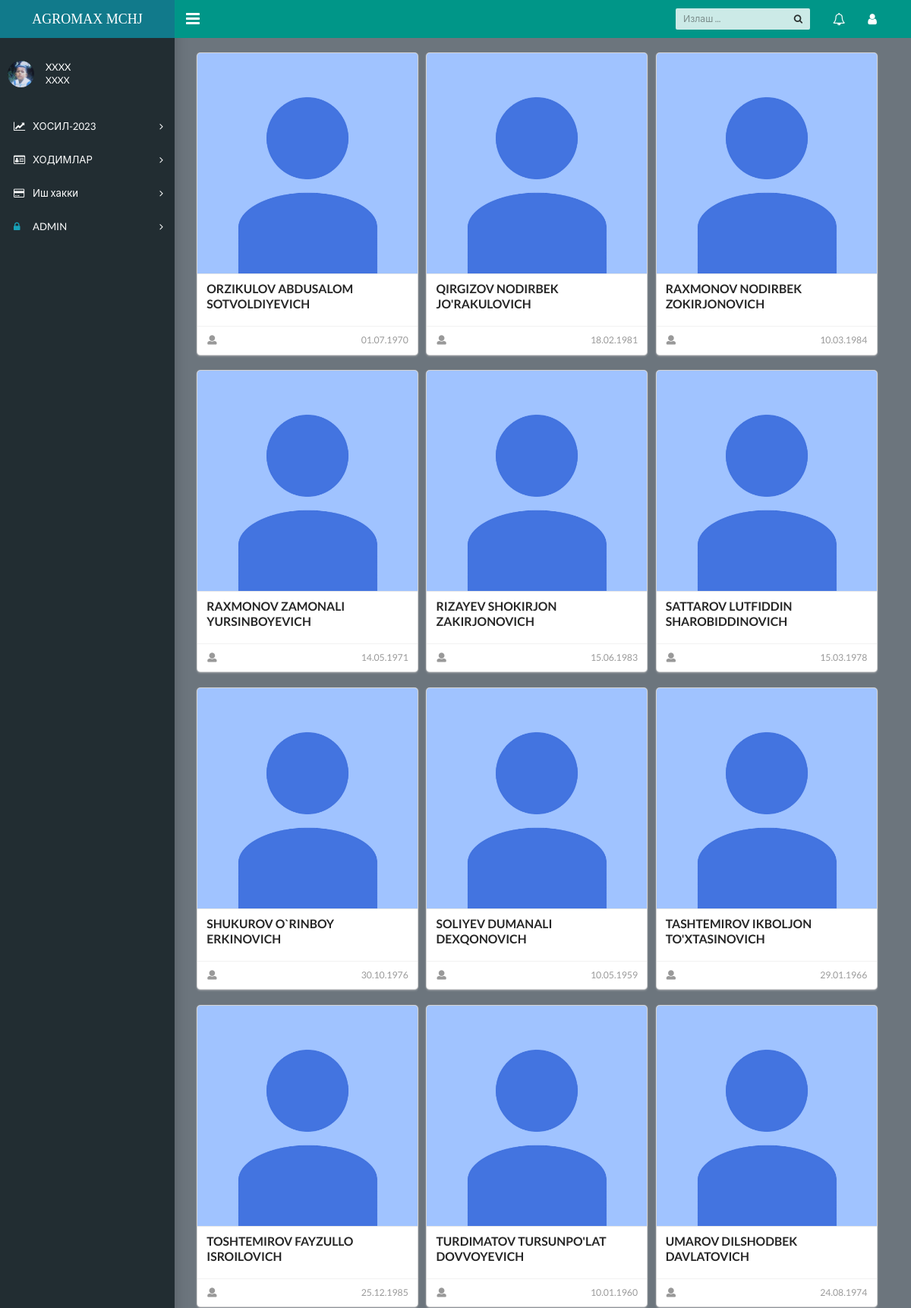
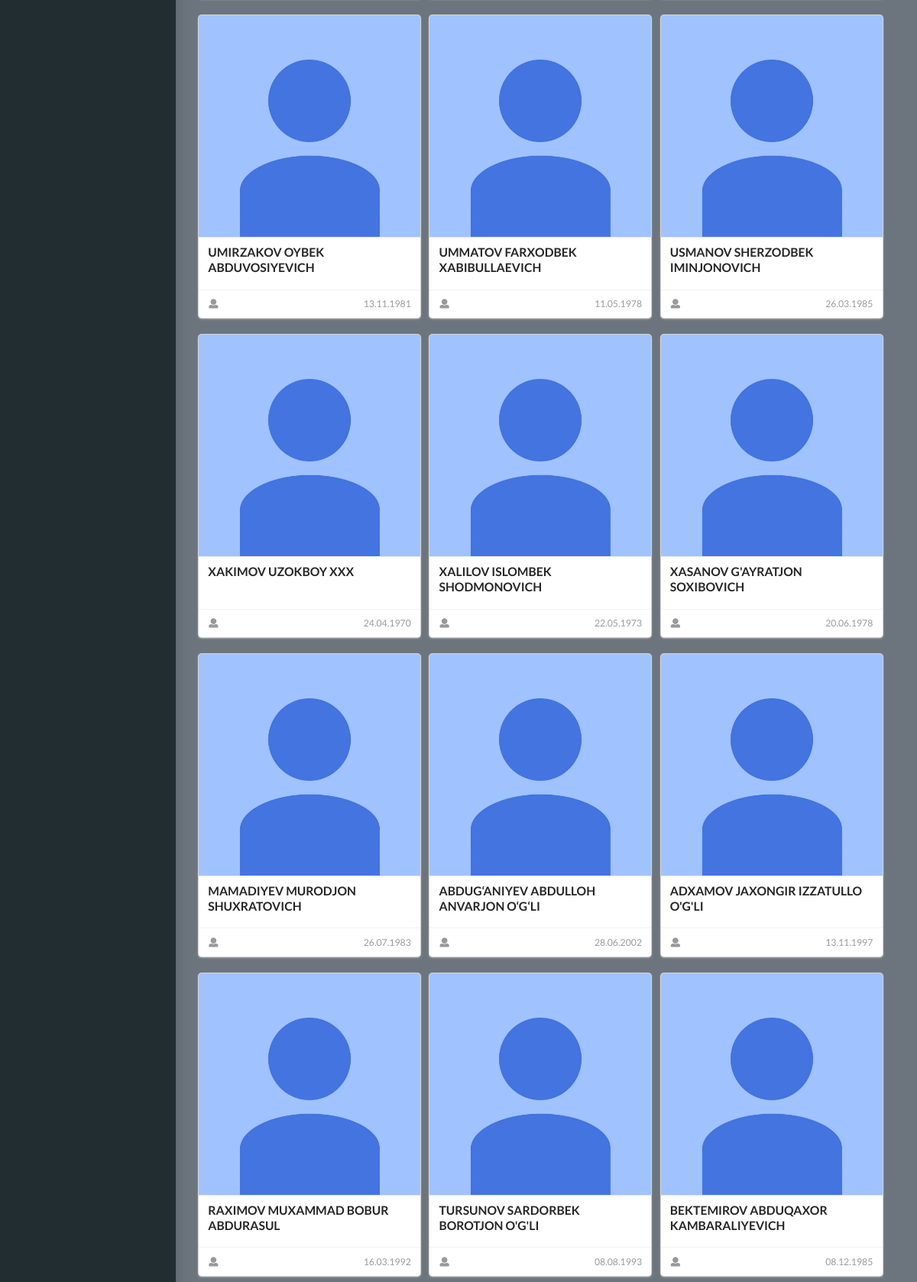
The app's page /kadr/ (signed in, upper part) with its own data (2 pictures, top to bottom).
### login/models.py (models this page shows)
class Profile(models.Model):
    user=models.OneToOneField(User,on_delete=models.CASCADE,unique=True)
    shtat=models.ForeignKey('shtat',on_delete=models.PROTECT)
    firs_name=models.CharField(max_length=20,blank=True,default='XXXX')
    last_name=models.CharField(max_length=20,blank=True,default='XXXX')
    pic=models.ImageField(upload_to=get_image_path,default='img/default.jpg')

### homes/models.py (models this page shows, shortened)
class Hodim(models.Model):
    f_name=models.CharField(max_length=100)
    l_name=models.CharField(max_length=100)
    full_name=models.CharField(max_length=100)
    bolim=models.ForeignKey('Bolim',on_delete=models.PROTECT,null=True,blank=True)
    lavozim=models.ForeignKey('Lavozim',on_delete=models.PROTECT,null=True,blank=True)
    birthday=models.DateField()
    jshir=models.CharField(max_length=14)
    pasport=models.CharField(max_length=9,null=True,blank=True)
    karta=models.CharField(max_length=16,null=True,blank=True)
    mudati=models.CharField(max_length=5,null=True,blank=True)
    pic=models.ImageField(upload_to=get_image_path,default='default/avatar.png')

### login/views.py (the view)
# urls.py: path('kadr/',kadr,name='kadr'),
@login_required(login_url='login')
def kadr(request):
    kadr=Hodim.objects.all().order_by('bolim')
    context={"kadr":kadr}
    return render(request,'kadr/kadr-inc.html',context)

### templates/kadr/kadr-inc.html (shortened to what this page needs)
{% extends 'homes/dashboard.html' %}
{% load static %}
{% block content %}
<main class="app-content bg-secondary">
  <div class="app-title  bg-transparent">
    {% include 'kadr/kadr.html' %}
  </div>
</main>
{% endblock %}

### templates/homes/dashboard.html (shortened to what this page needs)
{% load static %}
<!DOCTYPE html>
<html lang="en">
  <head>
    <link rel="stylesheet" href="https://cdnjs.cloudflare.com/ajax/libs/semantic-ui/2.5.0/semantic.min.css" />
    <link rel="stylesheet" type="text/css" href="{% static 'css/main.css' %}">
    <link rel="stylesheet" type="text/css" href="https://maxcdn.bootstrapcdn.com/font-awesome/4.7.0/css/font-awesome.min.css">
  </head>
  <body class="app sidebar-mini">
    <header class="app-header"><a class="app-header__logo bg-info" href="{% url 'home' %}">AGROMAX MCHJ</a>
      <a class="app-sidebar__toggle" href="#" data-toggle="sidebar" aria-label="Hide Sidebar"></a>
      <ul class="app-nav">
        <li class="app-search">
          <input class="app-search__input" type="search" placeholder="Излаш ...">
          <button class="app-search__button"><i class="fa fa-search"></i></button>
        </li>
        <li class="dropdown"><a class="app-nav__item" href="#" data-toggle="dropdown" aria-label="Show notifications"><i class="fa fa-bell-o fa-lg"></i></a>
        </li>
        <li class="dropdown"><a class="app-nav__item" href="#" data-toggle="dropdown" aria-label="Open Profile Menu"><i class="fa fa-user fa-lg"></i></a>
        </li>
      </ul>
    </header>
    <aside class="app-sidebar">
      <div class="app-sidebar__user"><img class="app-sidebar__user-avatar ui mini image " src="{{request.user.profile.pic.url}}" alt="User Image">
        <div>
          <p class="app-sidebar__user-name">{{user.profile.firs_name}}
          <p class="app-sidebar__user-designation">{{user.profile.last_name}}</p>
        </div>
      </div>
      <ul class="app-menu">
        <li class="treeview"><a class="app-menu__item" href="#" data-toggle="treeview"><i class="app-menu__icon fa fa-line-chart"></i><span class="app-menu__label">ХОСИЛ-2023</span><i class="treeview-indicator fa fa-angle-right"></i></a>
        </li>
        <li class="treeview"><a class="app-menu__item" href="#" data-toggle="treeview"><i class="app-menu__icon fa fa-id-card-o"></i><span class="app-menu__label">ХОДИМЛАР</span><i class="treeview-indicator fa fa-angle-right"></i></a>
        </li>
        <li class="treeview"><a class="app-menu__item" href="#" data-toggle="treeview"><i class="app-menu__icon fa fa-credit-card "></i><span class="app-menu__label">Иш хакки</span><i class="treeview-indicator fa fa-angle-right"></i></a>
        </li>
        <li class="treeview"><a class="app-menu__item" href="#" data-toggle="treeview"><i class="app-menu__icon fa fa-lock text-info"></i><span class="app-menu__label">ADMIN</span><i class="treeview-indicator fa fa-angle-right"></i></a>
        </li>
      </ul>
    </aside>
    {% block content %}
    {% endblock %}
  </body>
</html>

### templates/kadr/kadr.html (shortened to what this page needs)
<div class="ui link cards ">
    {% for i in kadr %}
    <div class="card">
      <div class="image">
        <img src="{{i.pic.url}}">
      </div>
      <div class="content">
        <div class="header">{{i.l_name}} {{i.f_name}} {{i.full_name}}</div>
      </div>
      <div class="extra content">
        <span class="right floated">
          {{i.birthday|date:'d.m.Y'}}
        </span>
        <span>
          <i class="user icon"></i>
        </span>
      </div>
    </div>
    {% endfor %}
</div>

### records on screen
Hodim: pic (placeholder picture), l_name "ORZIKULOV", f_name "ABDUSALOM", full_name "SOTVOLDIYEVICH", birthday "01.07.1970"
Hodim: pic (placeholder picture), l_name "QIRGIZOV", f_name "NODIRBEK", full_name "JO'RAKULOVICH", birthday "18.02.1981"
Hodim: pic (placeholder picture), l_name "RAXMONOV", f_name "NODIRBEK", full_name "ZOKIRJONOVICH", birthday "10.03.1984"
Hodim: pic (placeholder picture), l_name "RAXMONOV", f_name "ZAMONALI", full_name "YURSINBOYEVICH", birthday "14.05.1971"
Hodim: pic (placeholder picture), l_name "RIZAYEV", f_name "SHOKIRJON", full_name "ZAKIRJONOVICH", birthday "15.06.1983"
Hodim: pic (placeholder picture), l_name "SATTAROV", f_name "LUTFIDDIN", full_name "SHAROBIDDINOVICH", birthday "15.03.1978"
Hodim: pic (placeholder picture), l_name "SHUKUROV", f_name "O`RINBOY", full_name "ERKINOVICH", birthday "30.10.1976"
Hodim: pic (placeholder picture), l_name "SOLIYEV", f_name "DUMANALI", full_name "DEXQONOVICH", birthday "10.05.1959"
Hodim: pic (placeholder picture), l_name "TASHTEMIROV", f_name "IKBOLJON", full_name "TO'XTASINOVICH", birthday "29.01.1966"
Hodim: pic (placeholder picture), l_name "TOSHTEMIROV", f_name "FAYZULLO", full_name "ISROILOVICH", birthday "25.12.1985"
Hodim: pic (placeholder picture), l_name "TURDIMATOV", f_name "TURSUNPO'LAT", full_name "DOVVOYEVICH", birthday "10.01.1960"
Hodim: pic (placeholder picture), l_name "UMAROV", f_name "DILSHODBEK", full_name "DAVLATOVICH", birthday "24.08.1974"
Hodim: pic (placeholder picture), l_name "UMIRZAKOV", f_name "OYBEK", full_name "ABDUVOSIYEVICH", birthday "13.11.1981"
Hodim: pic (placeholder picture), l_name "UMMATOV", f_name "FARXODBEK", full_name "XABIBULLAEVICH", birthday "11.05.1978"
Hodim: pic (placeholder picture), l_name "USMANOV", f_name "SHERZODBEK", full_name "IMINJONOVICH", birthday "26.03.1985"
Hodim: pic (placeholder picture), l_name "XAKIMOV", f_name "UZOKBOY", full_name "XXX", birthday "24.04.1970"
Hodim: pic (placeholder picture), l_name "XALILOV", f_name "ISLOMBEK", full_name "SHODMONOVICH", birthday "22.05.1973"
Hodim: pic (placeholder picture), l_name "XASANOV", f_name "G'AYRATJON", full_name "SOXIBOVICH", birthday "20.06.1978"
Hodim: pic (placeholder picture), l_name "MAMADIYEV", f_name "MURODJON", full_name "SHUXRATOVICH", birthday "26.07.1983"
Hodim: pic (placeholder picture), l_name "ABDUG‘ANIYEV", f_name "ABDULLOH", full_name "ANVARJON O‘G‘LI", birthday "28.06.2002"
Hodim: pic (placeholder picture), l_name "ADXAMOV", f_name "JAXONGIR", full_name "IZZATULLO O'G'LI", birthday "13.11.1997"
Hodim: pic (placeholder picture), l_name "RAXIMOV", f_name "MUXAMMAD", full_name "BOBUR ABDURASUL", birthday "16.03.1992"
Hodim: pic (placeholder picture), l_name "TURSUNOV", f_name "SARDORBEK", full_name "BOROTJON O'G'LI", birthday "08.08.1993"
Hodim: pic (placeholder picture), l_name "BEKTEMIROV", f_name "ABDUQAXOR", full_name "KAMBARALIYEVICH", birthday "08.12.1985"

### other values on screen
{{ user.profile.firs_name }} "XXXX"
{{ user.profile.last_name }} "XXXX"
